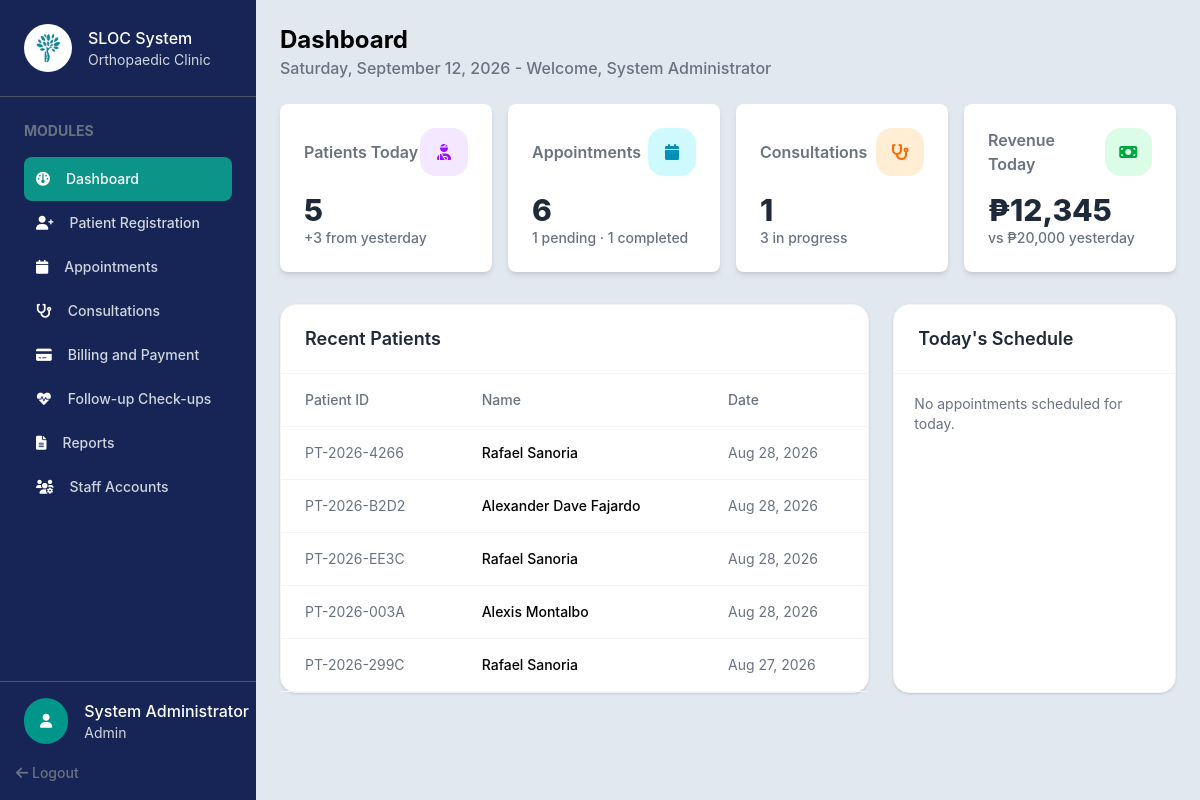
Before: /admin/admin-dashboard.php (signed in) with the older database file.
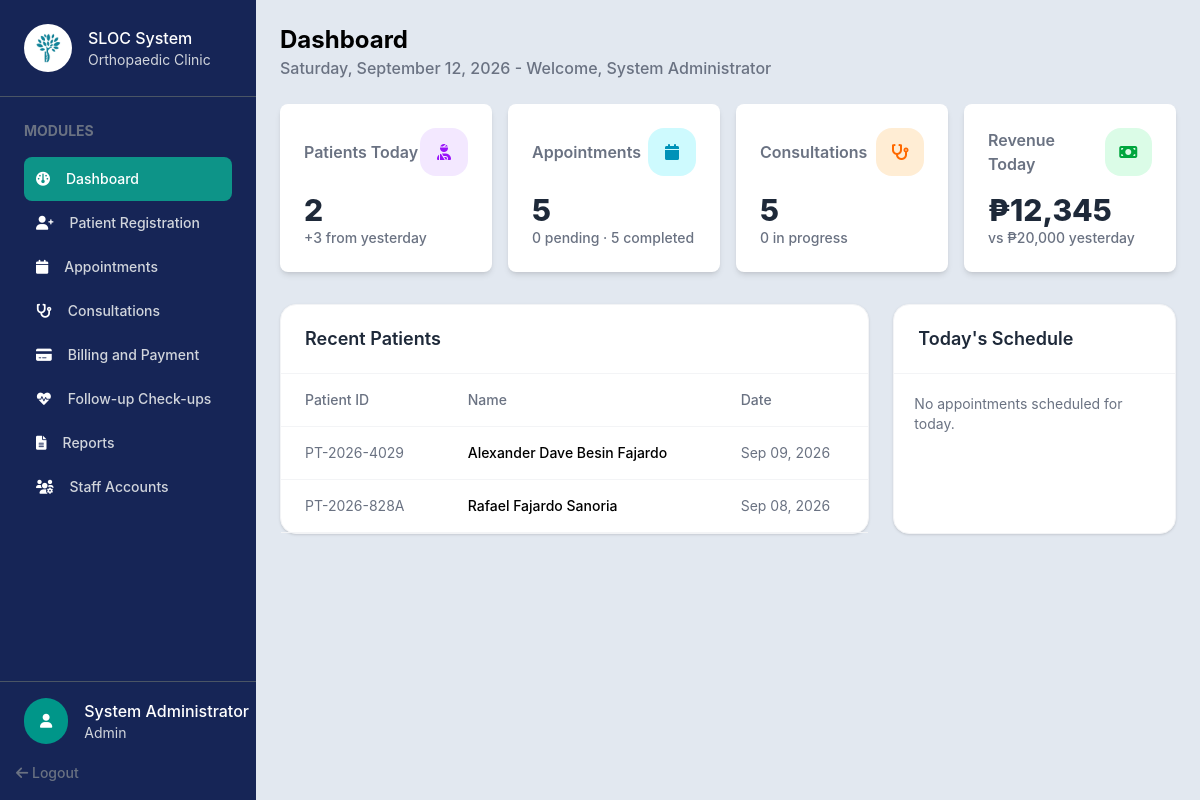
After: the same page with the newer database file.
### tables this page shows
CREATE TABLE `patients` (
  `PatientID` int(10) UNSIGNED NOT NULL,
  `PatientCode` varchar(20) NOT NULL,
  `UserID` int(10) UNSIGNED DEFAULT NULL,
  `FirstName` varchar(100) NOT NULL,
  `MiddleName` varchar(100) DEFAULT NULL,
  `LastName` varchar(100) NOT NULL,
  `BirthDate` date NOT NULL,
  `Gender` enum('Male','Female','Other') NOT NULL,
  `CivilStatus` enum('Single','Married','Widowed','Separated') DEFAULT NULL,
  `Address` varchar(255) DEFAULT NULL,
  `Allergies` varchar(50) DEFAULT NULL,
  `Latitude` decimal(10,7) DEFAULT NULL,
  `Longitude` decimal(10,7) DEFAULT NULL,
  `Phone` varchar(30) DEFAULT NULL,
  `Email` varchar(150) DEFAULT NULL,
  `BloodType` varchar(5) DEFAULT NULL,
  `EmergencyContact` varchar(150) DEFAULT NULL,
  `EmergencyPhone` varchar(30) DEFAULT NULL,
  `PatientType` enum('Regular','Senior Citizen','PWD') NOT NULL DEFAULT 'Regular',
  `CreatedAt` timestamp NOT NULL DEFAULT current_timestamp()
);

### includes/auth.php (called while the page is built, shortened)
<?php
class SessionManager
{
    public static function isLoggedIn(): bool
    {
        return isset($_SESSION['user_id']) || isset($_SESSION['userId']) || isset($_SESSION['user']);
    }
    public static function getCurrentRole(): ?string
    {
        return $_SESSION['access_type']
            ?? $_SESSION['user']['Role']
            ?? $_SESSION['Role']
            ?? null;
    }
    public static function getUser(PDO $pdo): ?array
    {
        $userId = $_SESSION['user_id'] ?? $_SESSION['userId'] ?? $_SESSION['user']['UserID'] ?? null;
        $statement = $pdo->prepare(
            'SELECT UserID AS user_id, Username AS username, FirstName AS first_name,
                    LastName AS last_name, Email AS email, Phone AS phone,
                    Role AS role, IsDoctor AS is_doctor, Status AS status, CreatedAt AS created_at
             FROM users WHERE UserID = ?'
        );
        $statement->execute([$userId]);
        return $statement->fetch(PDO::FETCH_ASSOC) ?: null;
    }
}

### php/fetch/fetch.php (called while the page is built, shortened)
<?php
function fetchAllData(PDO $pdo, string $query, array $params = []): array
{
    $stmt = $pdo->prepare($query);
    $stmt->execute($params);
    return $stmt->fetchAll(PDO::FETCH_ASSOC);
}

### admin/admin-dashboard.php (the view, shortened to what the changed rows need)
<?php
include_once __DIR__ . '/../config/config.php';
require_once __DIR__ . '/../includes/auth.php';
require_once __DIR__ . '/../php/fetch/fetch.php';
$admin = SessionManager::getUser($pdo);
$patients = fetchAllData($pdo, "SELECT * FROM patients ORDER BY userID DESC LIMIT 5");
$appointments = fetchAllData($pdo, "SELECT * FROM appointments");
$pendingAppointments = fetchAllData($pdo, "SELECT * FROM appointments WHERE status = 'Pending'");
$completedAppointments = fetchAllData($pdo, "SELECT * FROM appointments WHERE status = 'Completed'");
$consultations = fetchAllData($pdo, "SELECT * FROM consultations");
$confirmedConsultations = fetchAllData($pdo, "SELECT * FROM appointments WHERE status = 'Confirmed'");
?>
<!DOCTYPE html>
<html lang="en">
<head>
    <link rel="stylesheet" href="../assets/css/output.css">
    <link rel="stylesheet" href="../assets/css/global.css">
    <link rel="stylesheet" href="https://cdnjs.cloudflare.com/ajax/libs/font-awesome/6.0.0-beta3/css/all.min.css">
</head>
<body class="h-screen flex bg-slate-200">
    <?php include_once '../includes/sidebar.php'; ?>
    <section class="flex-1 p-6 overflow-auto">
        <div>
            <h1 class="text-2xl font-bold">Dashboard</h1>
        </div>
        <div class="flex w-full gap-4 mt-6">
            <div class="bg-white p-6 rounded-lg shadow-md flex-1">
                <div class="flex justify-between items-center mb-4">
                    <h2 class="text-gray-500 text-md font-semibold">Patients Today</h2>
                    <div class="w-12 h-12 rounded-2xl bg-purple-100 flex items-center justify-center">
                    </div>
                </div>
                <p class="text-gray-800 text-3xl font-extrabold"><?php echo count($patients); ?></p>
                <p class="text-gray-500 text-sm font-medium">+3 from yesterday</p>
            </div>
            <div class="bg-white p-6 rounded-lg shadow-md flex-1">
                <div class="flex justify-between items-center mb-4">
                    <h2 class="text-gray-500 text-md font-semibold">Appointments </h2>
                    <div class="w-12 h-12 rounded-2xl bg-cyan-100 flex items-center justify-center">
                    </div>
                </div>
                <p class="text-gray-800 text-3xl font-extrabold"><?php echo count($appointments); ?></p>
                <p class="text-gray-500 text-sm font-medium"><?php echo count($pendingAppointments); ?> pending ·
                    <?php echo count($completedAppointments); ?> completed
                </p>
            </div>
            <div class="bg-white p-6 rounded-lg shadow-md flex-1">
                <div class="flex justify-between items-center mb-4">
                    <h2 class="text-gray-500 text-md font-semibold">Consultations</h2>
                    <div class="w-12 h-12 rounded-2xl bg-orange-100 flex items-center justify-center">
                    </div>
                </div>
                <p class="text-gray-800 text-3xl font-extrabold"><?php echo count($consultations); ?></p>
                <p class="text-gray-500 text-sm font-medium"><?php echo count($confirmedConsultations); ?> in progress
                </p>
            </div>
            <div class="bg-white p-6 rounded-lg shadow-md flex-1">
                <div class="flex justify-between items-center mb-4">
                    <h2 class="text-gray-500 text-md font-semibold">Revenue Today</h2>
                </div>
            </div>
        </div>
        <div class="grid grid-cols-3 gap-6 mt-8">
            <div class="col-span-2 bg-white rounded-2xl shadow-sm border border-gray-100">
                <div class="flex items-center justify-between px-6 py-5 border-b border-gray-100">
                    <h2 class="text-lg font-semibold text-gray-800">
                        Recent Patients
                    </h2>
                </div>
                <div class="overflow-x-auto">
                    <table class="w-full">
                        <thead class="text-left text-sm text-gray-500">
                            <tr class="border-b border-gray-100">
                                <th class="px-6 py-4 font-medium">Patient ID</th>
                                <th class="px-6 py-4 font-medium">Name</th>
                                <th class="px-6 py-4 font-medium">Date</th>
                            </tr>
                        </thead>
                        <tbody class="text-sm">
                            <?php
                            $patients = fetchAllData($pdo, "SELECT
                                p.PatientID AS PatientID,
                                p.PatientCode,
                                p.FirstName,
                                p.MiddleName,
                                p.LastName,
                                p.CreatedAt
                            FROM patients p
                            GROUP BY p.PatientID ORDER BY p.CreatedAt DESC LIMIT 5
                            ");
                            foreach ($patients as $patient) {
                                echo ' <tr class="border-b border-gray-100 hover:bg-gray-50">';
                                echo '<td class="px-6 py-4 text-gray-500">'
                                    . htmlspecialchars($patient['PatientCode']) .
                                    '</td>';
                                echo '<td class="px-6 py-4 font-medium">'
                                    . htmlspecialchars($patient['FirstName'] . ' ' . $patient['MiddleName'] . ' ' . $patient['LastName']) .
                                    '</td>';
                                echo '<td class="px-6 py-4 text-gray-500">'
                                    . htmlspecialchars(date('M d, Y', strtotime($patient['CreatedAt']))) .
                                    '</td>';
                            }
                            ?>
                        </tbody>
                    </table>
                </div>
            </div>
            <div class="bg-white rounded-2xl shadow-sm border border-gray-100">
                <div class="px-6 py-5 border-b border-gray-100">
                    <h2 class="text-lg font-semibold text-gray-800">
                        Today's Schedule
                    </h2>
                </div>
            </div>
        </div>
    </section>
</body>
</html>

### includes/sidebar.php (shortened to what the changed rows need)
<?php
$navItems = [
    [
        'label' => 'Dashboard',
        'icon' => 'fa-gauge',
        'file' => 'admin-dashboard.php',
        'href' => '../admin/admin-dashboard.php',
        'roles' => ['admin', 'staff'],
    ],
    [
        'label' => 'Patient Registration',
        'icon' => 'fa-user-plus',
        'file' => 'patient-registration.php',
        'href' => '../admin/patient-registration.php',
        'roles' => ['admin', 'staff'],
    ],
    [
        'label' => 'Appointments',
        'icon' => 'fa-calendar',
        'file' => 'appointments.php',
        'href' => '../admin/appointments.php',
        'roles' => ['admin', 'staff'],
    ],
    [
        'label' => 'Consultations',
        'icon' => 'fa-stethoscope',
        'file' => 'consultations.php',
        'href' => '../admin/consultations.php',
        'roles' => ['admin'],
    ],
    [
        'label' => 'Billing and Payment',
        'icon' => 'fa-credit-card',
        'file' => 'billing-payment.php',
        'href' => '../admin/billing-payment.php',
        'roles' => ['admin', 'staff'],
    ],
    [
        'label' => 'Follow-up Check-ups',
        'icon' => 'fa-heart-pulse',
        'file' => 'follow-up-checkups.php',
        'href' => '../admin/follow-up-checkups.php',
        'roles' => ['admin', 'staff'],
    ],
    [
        'label' => 'Reports',
        'icon' => 'fa-file-lines',
        'file' => 'reports.php',
        'href' => '../admin/reports.php',
        'roles' => ['admin'],
    ],
    [
        'label' => 'Staff Accounts',
        'icon' => 'fa-users-gear',
        'file' => 'staff-management.php',
        'href' => '../admin/staff-management.php',
        'roles' => ['admin'],
    ],
];
$currentRole = strtolower((string) (SessionManager::getCurrentRole() ?? 'staff'));
$currentFile = basename($_SERVER['PHP_SELF']);
?>
<div class="w-64 shrink-0 bg-blue-950 flex flex-col h-full">
    <div class="w-full border-b p-6 border-gray-600 flex items-center gap-4">
        <div>
            <h1 class="text-white text-md font-medium">SLOC System</h1>
        </div>
    </div>
    <div class="custom-scrollbar w-full p-6 overflow-y-auto flex-1">
        <h2 class="text-gray-500 font-bold text-sm mb-4">MODULES</h2>
        <?php foreach ($navItems as $item): ?>
            <?php if (in_array($currentRole, $item['roles'], true)): ?>
                <div class="flex items-center p-3 rounded-lg gap-4 <?= $currentFile === $item['file'] ? 'active' : '' ?>">
                    <i class="text-sm fa-solid <?= htmlspecialchars($item['icon']) ?> text-white"></i>
                    <a href="<?= htmlspecialchars($item['href']) ?>" class="text-sm text-gray-300 hover:text-white font-medium">
                        <?= htmlspecialchars($item['label']) ?>
                    </a>
                </div>
            <?php endif; ?>
        <?php endforeach; ?>
    </div>
    <div class="mt-auto">
        <div class="w-full border-t pt-4 pl-6 border-gray-600 flex items-center gap-4">
            <div>
                <?php if ($admin): ?>
                    <h1 class="text-white text-md font-medium">
                        <?= htmlspecialchars($admin['first_name']) ?>     <?= htmlspecialchars($admin['last_name']) ?>
                    </h1>
                <?php endif; ?>
            </div>
        </div>
    </div>
</div>

Changed rows visible on the page:
removed patients: PatientCode "PT-2026-4266", FirstName+MiddleName+LastName "Rafael Sanoria", CreatedAt "Aug 28, 2026"
removed patients: PatientCode "PT-2026-B2D2", FirstName+MiddleName+LastName "Alexander Dave Fajardo", CreatedAt "Aug 28, 2026"
removed patients: PatientCode "PT-2026-EE3C", FirstName+MiddleName+LastName "Rafael Sanoria", CreatedAt "Aug 28, 2026"
removed patients: PatientCode "PT-2026-003A", FirstName+MiddleName+LastName "Alexis Montalbo", CreatedAt "Aug 28, 2026"
removed patients: PatientCode "PT-2026-299C", FirstName+MiddleName+LastName "Rafael Sanoria", CreatedAt "Aug 27, 2026"
added patients: PatientCode "PT-2026-4029", FirstName+MiddleName+LastName "Alexander Dave Besin Fajardo", CreatedAt "Sep 09, 2026"
added patients: PatientCode "PT-2026-828A", FirstName+MiddleName+LastName "Rafael Fajardo Sanoria", CreatedAt "Sep 08, 2026"
Other visible differences:
count($patients): "5" → "2"
count($appointments): "6" → "5"
count($pendingAppointments): "1" → "0"
count($completedAppointments): "1" → "5"
count($consultations): "1" → "5"
count($confirmedConsultations): "3" → "0"
